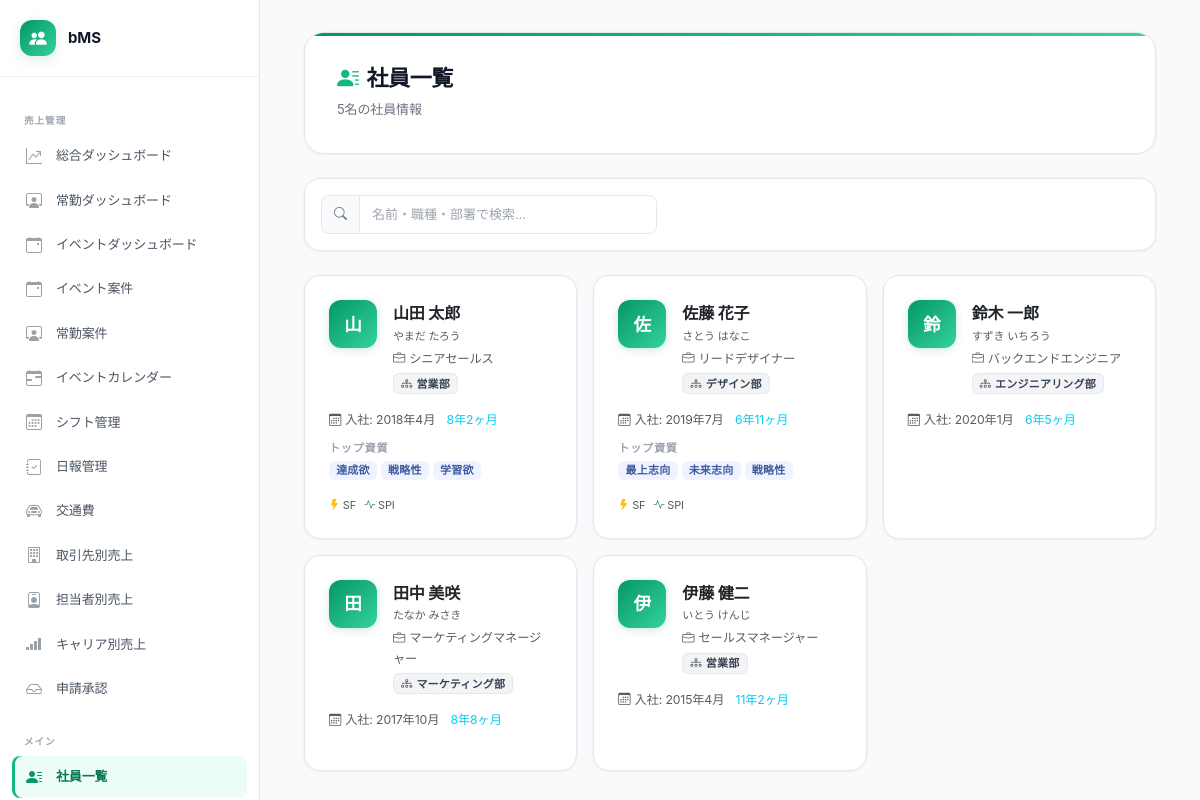
Screenshot of /public/employees.php (signed in) with the database file from the repository.
### tables this page shows
CREATE TABLE IF NOT EXISTS employees (
    id INT PRIMARY KEY AUTO_INCREMENT,
    employee_number VARCHAR(20) UNIQUE COMMENT '社員番号',
    name VARCHAR(100) NOT NULL COMMENT '氏名',
    name_kana VARCHAR(100) COMMENT '氏名（かな）',
    email VARCHAR(200) UNIQUE,
    department VARCHAR(100) COMMENT '部署',
    job_title VARCHAR(100) COMMENT '職種・役職',
    hire_date DATE COMMENT '入社日',
    birth_date DATE COMMENT '生年月日',
    photo_path VARCHAR(255) COMMENT '顔写真パス',
    bio TEXT COMMENT '自己紹介・プロフィール',
    career_summary TEXT COMMENT 'キャリアサマリー（AI生成）',
    strengths_text TEXT COMMENT '得意なこと',
    weaknesses_text TEXT COMMENT '苦手なこと',
    how_to_utilize TEXT COMMENT 'この人の活かし方（AI生成）',
    is_active TINYINT DEFAULT 1 COMMENT '在籍フラグ',
    created_at TIMESTAMP DEFAULT CURRENT_TIMESTAMP,
    updated_at TIMESTAMP DEFAULT CURRENT_TIMESTAMP ON UPDATE CURRENT_TIMESTAMP
);

CREATE TABLE IF NOT EXISTS teams (
    id INT PRIMARY KEY AUTO_INCREMENT,
    name VARCHAR(100) NOT NULL,
    description TEXT,
    manager_id INT NULL,
    sub_manager_id INT NULL,
    strengths_analysis TEXT COMMENT 'ストレングスファインダー分析（AI生成）',
    spi_analysis TEXT COMMENT 'SPI分析（AI生成）',
    team_strengths TEXT COMMENT 'チームの強み',
    team_challenges TEXT COMMENT 'チームの課題',
    management_points TEXT COMMENT 'マネジメントの要点',
    ideal_recruit TEXT COMMENT 'このチームに合う人',
    sort_order INT DEFAULT 0,
    created_at TIMESTAMP DEFAULT CURRENT_TIMESTAMP,
    updated_at TIMESTAMP DEFAULT CURRENT_TIMESTAMP ON UPDATE CURRENT_TIMESTAMP
);

CREATE TABLE IF NOT EXISTS strengths_finder (
    id INT PRIMARY KEY AUTO_INCREMENT,
    employee_id INT NOT NULL UNIQUE,
     
    achiever INT NULL COMMENT '達成欲',
    activator INT NULL COMMENT '活発性',
    adaptability INT NULL COMMENT '適応性',
    analytical INT NULL COMMENT '分析思考',
    arranger INT NULL COMMENT '運命思考',
    belief INT NULL COMMENT '信念',
    command INT NULL COMMENT '指令性',
    communication INT NULL COMMENT 'コミュニケーション',
    competition INT NULL COMMENT '競争性',
    connectedness INT NULL COMMENT '運命思考',
    consistency INT NULL COMMENT '公平性',
    context INT NULL COMMENT '原点思考',
    deliberative INT NULL COMMENT '慎重さ',
    developer INT NULL COMMENT '成長促進',
    discipline INT NULL COMMENT '規律性',
    empathy INT NULL COMMENT '共感性',
    focus INT NULL COMMENT '着想',
    futuristic INT NULL COMMENT '未来志向',
    harmony INT NULL COMMENT '調和性',
    ideation INT NULL COMMENT '着想',
    includer INT NULL COMMENT '包含',
    individualization INT NULL COMMENT '個別化',
    input INT NULL COMMENT '収集心',
    intellection INT NULL COMMENT '内省',
    learner INT NULL COMMENT '学習欲',
    maximizer INT NULL COMMENT '最上志向',
    positivity INT NULL COMMENT 'ポジティブ',
    relator INT NULL COMMENT '親密性',
    responsibility INT NULL COMMENT '責任感',
    restorative INT NULL COMMENT '回復志向',
    self_assurance INT NULL COMMENT '自己確信',
    significance INT NULL COMMENT '自我',
    strategic INT NULL COMMENT '戦略性',
    woo INT NULL COMMENT '社交性',
    top5_text TEXT COMMENT 'トップ5資質の日本語説明',
    analysis TEXT COMMENT 'AI生成分析文',
    created_at TIMESTAMP DEFAULT CURRENT_TIMESTAMP,
    updated_at TIMESTAMP DEFAULT CURRENT_TIMESTAMP ON UPDATE CURRENT_TIMESTAMP,
    FOREIGN KEY (employee_id) REFERENCES employees(id) ON DELETE CASCADE
);

CREATE TABLE IF NOT EXISTS spi_results (
    id INT PRIMARY KEY AUTO_INCREMENT,
    employee_id INT NOT NULL UNIQUE,
     
    social_introversion INT NULL COMMENT '社会的内向性',
    introspection INT NULL COMMENT '内省性',
    physical_activity INT NULL COMMENT '身体活動性',
    persistence INT NULL COMMENT '持続性',
    caution INT NULL COMMENT '慎重性',
     
    achievement_drive INT NULL COMMENT '達成意欲',
    activity_drive INT NULL COMMENT '活動意欲',
     
    sensitivity INT NULL COMMENT '敏感性',
    self_blame INT NULL COMMENT '自責性',
    mood_variation INT NULL COMMENT '気分性',
    uniqueness INT NULL COMMENT '独自性',
    self_confidence INT NULL COMMENT '自信性',
    elation INT NULL COMMENT '高揚性',
     
    compliance INT NULL COMMENT '従順性',
    avoidance INT NULL COMMENT '回避性',
    criticism INT NULL COMMENT '批判性',
    self_respect INT NULL COMMENT '自己尊重性',
    skepticism INT NULL COMMENT '懐疑思考性',
     
    leadership INT NULL COMMENT 'リーダーシップ',
    teamwork INT NULL COMMENT 'チームワーク',
    relationship_building INT NULL COMMENT '関係構築力',
    creative_thinking INT NULL COMMENT '創造的思考力',
    problem_solving INT NULL COMMENT '問題解決力',
    situation_adaptability INT NULL COMMENT '状況適応力',
    ownership INT NULL COMMENT '当事者意識',
    energetic_action INT NULL COMMENT '精力的行動力',
    analysis TEXT COMMENT 'AI生成分析文',
    created_at TIMESTAMP DEFAULT CURRENT_TIMESTAMP,
    updated_at TIMESTAMP DEFAULT CURRENT_TIMESTAMP ON UPDATE CURRENT_TIMESTAMP,
    FOREIGN KEY (employee_id) REFERENCES employees(id) ON DELETE CASCADE
);

### includes/functions.php (called while the page is built, shortened)
<?php
function h(mixed $value): string {
    return htmlspecialchars((string)($value ?? ''), ENT_QUOTES | ENT_HTML5, 'UTF-8');
}
function formatDate(?string $date, string $format = 'Y年n月'): string {
    return date($format, strtotime($date));
}
function getYearsOfService(?string $hireDate): string {
    $hire = new DateTime($hireDate);
    $now  = new DateTime();
    $diff = $hire->diff($now);
    return $diff->y . '年' . ($diff->m > 0 ? $diff->m . 'ヶ月' : '');
}

### public/employees.php (the view, shortened to what this page needs)
<?php
require_once __DIR__ . '/../config/config.php';
require_once __DIR__ . '/../includes/functions.php';
$db = getDB();
$sql = 'SELECT e.*,
               t.name AS team_name, t.id AS team_id,
               sf.achiever, sf.strategic, sf.learner, sf.maximizer, sf.relator,
               sf.futuristic, sf.analytical, sf.top5_text,
               sp.leadership, sp.teamwork, sp.problem_solving
        FROM employees e
        LEFT JOIN team_members tm ON e.id = tm.employee_id
        LEFT JOIN teams t ON tm.team_id = t.id
        LEFT JOIN strengths_finder sf ON e.id = sf.employee_id
        LEFT JOIN spi_results sp ON e.id = sp.employee_id
        WHERE e.is_active = 1';
$params = [];
$sql .= ' ORDER BY e.employee_number, e.name';
$stmt = $db->prepare($sql);
$stmt->execute($params);
$employees = $stmt->fetchAll();
require_once __DIR__ . '/../includes/header.php';
?>
<div class="container-fluid">
    <div class="page-header">
        <div class="d-flex justify-content-between align-items-center flex-wrap gap-2">
            <div>
                <h1><i class="bi bi-person-lines-fill me-2"></i>社員一覧</h1>
                <p><?= count($employees) ?>名の社員情報</p>
            </div>
        </div>
    </div>
    <div class="card mb-4">
        <div class="card-body p-3">
            <div class="row g-2 align-items-center">
                <div class="col-md-5">
                    <div class="input-group">
                        <span class="input-group-text"><i class="bi bi-search"></i></span>
                        <input type="text" id="employeeSearch" class="form-control" placeholder="名前・職種・部署で検索...">
                    </div>
                </div>
            </div>
        </div>
    </div>
    <div class="row g-3">
        <?php foreach ($employees as $emp): ?>
        <?php
            $initial  = mb_substr($emp['name'], 0, 1);
            $top5     = [];
            if (!empty($emp['top5_text'])) {
                $top5 = explode('・', $emp['top5_text']);
            }
            $searchText = strtolower($emp['name'] . ' ' . ($emp['name_kana'] ?? '') . ' ' . ($emp['job_title'] ?? '') . ' ' . ($emp['department'] ?? '') . ' ' . ($emp['team_name'] ?? ''));
        ?>
        <div class="col-sm-6 col-xl-4">
            <a href="employee.php?id=<?= $emp['id'] ?>" class="employee-card p-4 h-100"
               data-search="<?= h($searchText) ?>" data-bs-class="employee-filter-item">
                <div class="employee-filter-item" data-search="<?= h($searchText) ?>">
                    <div class="d-flex align-items-start gap-3 mb-3">
                        <div class="avatar flex-shrink-0">
                            <?php if ($emp['photo_path'] && file_exists(UPLOAD_DIR . $emp['photo_path'])): ?>
                                <img src="<?= h(UPLOAD_URL . $emp['photo_path']) ?>" alt="<?= h($emp['name']) ?>">
                            <?php else: ?>
                                <?= h($initial) ?>
                            <?php endif; ?>
                        </div>
                        <div class="flex-grow-1 overflow-hidden">
                            <div class="fw-bold fs-6 text-dark"><?= h($emp['name']) ?></div>
                            <?php if ($emp['name_kana']): ?>
                            <div class="text-muted" style="font-size:11px"><?= h($emp['name_kana']) ?></div>
                            <?php endif; ?>
                            <div class="text-muted small mt-1">
                                <?php if ($emp['job_title']): ?>
                                <i class="bi bi-briefcase me-1"></i><?= h($emp['job_title']) ?>
                                <?php endif; ?>
                            </div>
                            <?php if ($emp['team_name']): ?>
                            <span class="badge bg-light text-dark mt-1" style="font-size:11px">
                                <i class="bi bi-diagram-3 me-1"></i><?= h($emp['team_name']) ?>
                            </span>
                            <?php endif; ?>
                        </div>
                    </div>
                    <?php if ($emp['hire_date']): ?>
                    <div class="text-muted small mb-2">
                        <i class="bi bi-calendar3 me-1"></i>入社: <?= formatDate($emp['hire_date'], 'Y年n月') ?>
                        <span class="ms-2 text-info"><?= getYearsOfService($emp['hire_date']) ?></span>
                    </div>
                    <?php endif; ?>
                    <?php if (!empty($top5)): ?>
                    <div class="mt-2">
                        <div class="info-label mb-1">トップ資質</div>
                        <div class="d-flex flex-wrap gap-1">
                            <?php foreach (array_slice($top5, 0, 3) as $i => $theme): ?>
                            <span class="badge" style="font-size:11px;background:#eff3ff;color:#3d5a9e">
                                <?= h(trim($theme)) ?>
                            </span>
                            <?php endforeach; ?>
                        </div>
                    </div>
                    <?php endif; ?>
                    <div class="mt-3 d-flex gap-2 text-muted" style="font-size:11px">
                        <?php if ($emp['achiever'] !== null): ?>
                        <span><i class="bi bi-lightning-fill text-warning"></i> SF</span>
                        <?php endif; ?>
                        <?php if ($emp['leadership'] !== null): ?>
                        <span><i class="bi bi-activity text-success"></i> SPI</span>
                        <?php endif; ?>
                    </div>
                </div>
            </a>
        </div>
        <?php endforeach; ?>
    </div>
</div>
<?php require_once __DIR__ . '/../includes/footer.php'; ?>

### rows the page displays
employees: name "山", name "山田 太郎", name_kana "やまだ たろう", job_title "シニアセールス", teams.name "営業部", hire_date "2018年4月", hire_date "8年2ヶ月", strengths_finder.top5_text "達成欲", strengths_finder.top5_text "戦略性", strengths_finder.top5_text "学習欲", shows "SF", shows "SPI"
employees: name "佐", name "佐藤 花子", name_kana "さとう はなこ", job_title "リードデザイナー", teams.name "デザイン部", hire_date "2019年7月", hire_date "6年11ヶ月", strengths_finder.top5_text "最上志向", strengths_finder.top5_text "未来志向", strengths_finder.top5_text "戦略性", shows "SF", shows "SPI"
teams: manager.name "鈴", manager.name "鈴木 一郎", manager.name_kana "すずき いちろう", manager.job_title "バックエンドエンジニア", name "エンジニアリング部", manager.hire_date "2020年1月", manager.relator "6年5ヶ月"
teams: manager.name "田", manager.name "田中 美咲", manager.name_kana "たなか みさき", manager.job_title "マーケティングマネージャー", name "マーケティング部", manager.hire_date "2017年10月", manager.hire_date "8年8ヶ月"
teams: manager.name "伊", manager.name "伊藤 健二", manager.name_kana "いとう けんじ", manager.job_title "セールスマネージャー", name "営業部", manager.hire_date "2015年4月", manager.hire_date "11年2ヶ月"

### other values shown
$label "売上管理 メイン"
$label "総合ダッシュボード 常勤ダッシュボード イベントダッシュボード イベント案件 常勤案件 イベントカレンダー シフト管理 日報管理 交通費 取引先別売上 担当者別売上 キャリア別売上 申請承認 社員一覧"
count($employees) "5"
